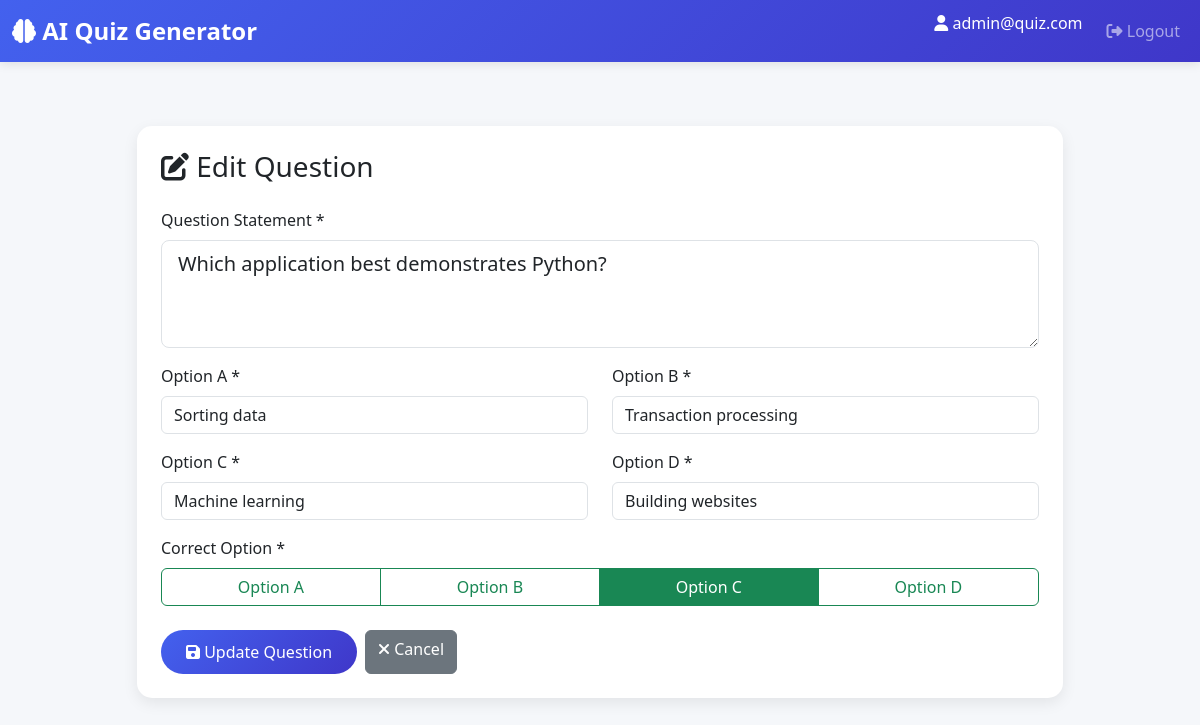
The app's page /admin/question/edit/1 (signed in) with its own data.
### models.py (models this page shows, shortened)
class User(db.Model):
    __tablename__ = 'users'
    id = db.Column(db.Integer, primary_key=True)
    username = db.Column(db.String(120), unique=True, nullable=False)
    password = db.Column(db.String(200), nullable=False)
    full_name = db.Column(db.String(100), nullable=False)
    qualification = db.Column(db.String(100))
    date_of_birth = db.Column(db.Date)
    is_admin = db.Column(db.Boolean, default=False)
    created_at = db.Column(db.DateTime, default=datetime.utcnow)
    scores = db.relationship('Score', backref='user', lazy=True, cascade='all, delete-orphan')

class Question(db.Model):
    __tablename__ = 'questions'
    id = db.Column(db.Integer, primary_key=True)
    quiz_id = db.Column(db.Integer, db.ForeignKey('quizzes.id'), nullable=False)
    question_statement = db.Column(db.Text, nullable=False)
    option1 = db.Column(db.String(200), nullable=False)
    option2 = db.Column(db.String(200), nullable=False)
    option3 = db.Column(db.String(200), nullable=False)
    option4 = db.Column(db.String(200), nullable=False)
    correct_option = db.Column(db.Integer, nullable=False)  # 1, 2, 3, or 4
    created_at = db.Column(db.DateTime, default=datetime.utcnow)

### app.py (the view, shortened to what this page needs)
@app.route('/admin/question/edit/<int:id>', methods=['GET', 'POST'])
@admin_required
def edit_question(id):
    question = Question.query.get_or_404(id)
    return render_template('edit_question.html', question=question)

### app.py (called while the page is built)
def admin_required(f):
    @wraps(f)
    def decorated_function(*args, **kwargs):
        if 'user_id' not in session:
            flash('Please login first', 'warning')
            return redirect(url_for('login'))
        user = User.query.get(session['user_id'])
        if not user or not user.is_admin:
            flash('Access denied. Admin only.', 'danger')
            return redirect(url_for('user_dashboard'))
        return f(*args, **kwargs)
    return decorated_function

### templates/edit_question.html (shortened to what this page needs)
{% extends "base.html" %}
{% block content %}
<div class="container py-5">
    <div class="row justify-content-center">
        <div class="col-md-10">
            <div class="card">
                <div class="card-body p-4">
                    <h3 class="card-title mb-4">
                        <i class="fas fa-edit"></i> Edit Question
                    </h3>
                    <form method="POST" action="{{ url_for('edit_question', id=question.id) }}">
                        <div class="mb-3">
                            <label for="question_statement" class="form-label">Question Statement *</label>
                            <textarea class="form-control form-control-lg" id="question_statement"
                                      name="question_statement" rows="3" required>{{ question.question_statement }}</textarea>
                        </div>
                        <div class="row">
                            <div class="col-md-6 mb-3">
                                <label for="option1" class="form-label">Option A *</label>
                                <input type="text" class="form-control" id="option1"
                                       name="option1" required value="{{ question.option1 }}">
                            </div>
                            <div class="col-md-6 mb-3">
                                <label for="option2" class="form-label">Option B *</label>
                                <input type="text" class="form-control" id="option2"
                                       name="option2" required value="{{ question.option2 }}">
                            </div>
                            <div class="col-md-6 mb-3">
                                <label for="option3" class="form-label">Option C *</label>
                                <input type="text" class="form-control" id="option3"
                                       name="option3" required value="{{ question.option3 }}">
                            </div>
                            <div class="col-md-6 mb-3">
                                <label for="option4" class="form-label">Option D *</label>
                                <input type="text" class="form-control" id="option4"
                                       name="option4" required value="{{ question.option4 }}">
                            </div>
                        </div>
                        <div class="mb-4">
                            <label class="form-label">Correct Option *</label>
                            <div class="btn-group w-100" role="group">
                                <label class="btn btn-outline-success" for="option_a">Option A</label>
                                <label class="btn btn-outline-success" for="option_b">Option B</label>
                                <label class="btn btn-outline-success" for="option_c">Option C</label>
                                <label class="btn btn-outline-success" for="option_d">Option D</label>
                            </div>
                        </div>
                        <div class="d-flex gap-2">
                            <button type="submit" class="btn btn-primary">
                                <i class="fas fa-save"></i> Update Question
                            </button>
                            <a href="{{ url_for('manage_questions', quiz_id=question.quiz_id) }}" class="btn btn-secondary">
                                <i class="fas fa-times"></i> Cancel
                            </a>
                        </div>
                    </form>
                </div>
            </div>
        </div>
    </div>
</div>
{% endblock %}

### templates/base.html (shortened to what this page needs)
<!DOCTYPE html>
<html lang="en">
<head>
    <link href="https://cdn.jsdelivr.net/npm/bootstrap@5.3.0/dist/css/bootstrap.min.css" rel="stylesheet">
    <link rel="stylesheet" href="https://cdnjs.cloudflare.com/ajax/libs/font-awesome/6.4.0/css/all.min.css">
</head>
<body>
    <nav class="navbar navbar-expand-lg navbar-dark">
        <div class="container-fluid">
            <a class="navbar-brand" href="{{ url_for('index') }}">
                <i class="fas fa-brain"></i> AI Quiz Generator
            </a>
            <div class="collapse navbar-collapse" id="navbarNav">
                <ul class="navbar-nav ms-auto">
                    {% if session.get('user_id') %}
                        <li class="nav-item">
                            <span class="navbar-text text-white me-3">
                                <i class="fas fa-user"></i> {{ session.get('username') }}
                            </span>
                        </li>
                        <li class="nav-item">
                            <a class="nav-link" href="{{ url_for('logout') }}">
                                <i class="fas fa-sign-out-alt"></i> Logout
                            </a>
                        </li>
                    {% endif %}
                </ul>
            </div>
        </div>
    </nav>
    {% block content %}{% endblock %}
</body>
</html>

### templates/base.html (style rules this page uses)
:root { --primary-color: #4361ee; --secondary-color: #3f37c9; --success-color: #06d6a0; --danger-color: #ef476f; --warning-color: #ffd166; --dark-color: #212529; --light-color: #f8f9fa; }
body { font-family: 'Segoe UI', Tahoma, Geneva, Verdana, sans-serif; background-color: #f5f7fa; }
.navbar { background: linear-gradient(135deg, var(--primary-color), var(--secondary-color)); box-shadow: 0 2px 10px rgba(0,0,0,0.1); }
.navbar-brand { font-weight: bold; font-size: 1.5rem; }
.card { border: none; border-radius: 15px; box-shadow: 0 5px 15px rgba(0,0,0,0.08); transition: transform 0.3s, box-shadow 0.3s; }
.btn-primary { background: linear-gradient(135deg, var(--primary-color), var(--secondary-color)); border: none; border-radius: 25px; padding: 10px 25px; transition: all 0.3s; }

### records on screen
User: get "admin@quiz.com"
Question: question_statement "Which application best demonstrates Python?", option1 "Sorting data", option2 "Transaction processing", option3 "Machine learning", option4 "Building websites"
